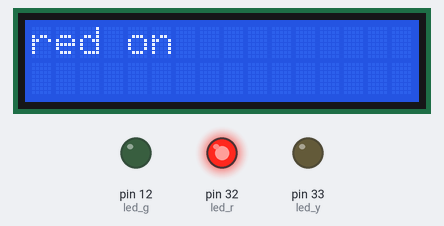
The program below on a simulated Raspberry Pi (header pin numbers). Shown: 16×2 character LCD, output pins drawn as LEDs (lit = HIGH). Library files of the repository ran but are not shown: I2C_driver.py.

Above: at 0.3 s.
At 1.3 s:
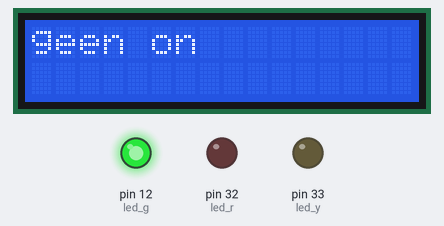
At 2.4 s:
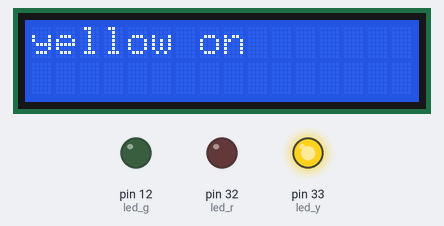
Timing chart, 0 to 40.0 s (numbered marks = the images above):
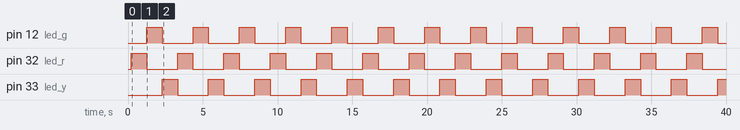

The program:

lcd_pra1.py
```python
import RPi.GPIO as GPIO
import I2C_driver as LCD
from time import*

led_g=12
led_r=32
led_y=33


GPIO.setwarnings(False)
GPIO.setmode(GPIO.BOARD)

def main():
    GPIO.setup([led_g, led_r, led_y], GPIO.OUT, initial=GPIO.LOW)

    mylcd=LCD.lcd()

    while 1:
        GPIO.output(led_r,GPIO.HIGH)
        mylcd.lcd_display_string("red on",1)
        sleep(1)
        GPIO.output(led_r, GPIO.LOW)
        mylcd.lcd_clear()

        GPIO.output(led_g, GPIO.HIGH)
        mylcd.lcd_display_string("geen on",1)
        sleep(1)
        GPIO.output(led_g, GPIO.LOW)
        mylcd.lcd_clear()

        GPIO.output(led_y, GPIO.HIGH)
        mylcd.lcd_display_string("yellow on",1)
        sleep(1)
        GPIO.output(led_y, GPIO.LOW)
        mylcd.lcd_clear()

if __name__=="__main__":
    main()
```

Measured:
- by itself, pin 12 (led_g), pin 32 (led_r), pin 33 (led_y): alternates HIGH for 1.0 s and LOW for 2.1 s
- by itself, everything shown: repeats every 3.1 s, in 6 steps
- what the display in image 0 shows lasts 1.1 s, from 0.2 s to 1.3 s
